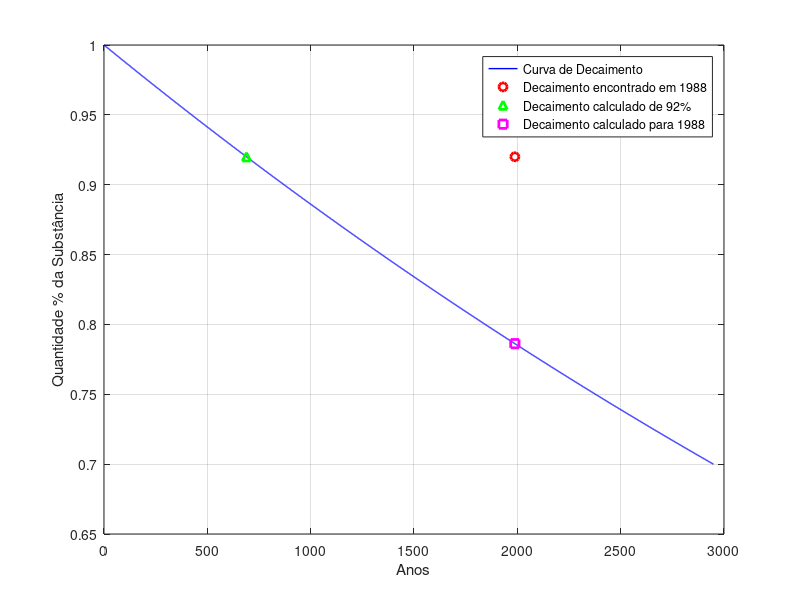

MATLAB code to generate this figure:
clc;

clear all;

format short;

% Meia vida do elemento em anos

tau = 5730

% Percentual restante do quantidade original no tempo medido

rest = 0.92

% Datação, tempo em anos, calculado pela constante de decaimento

t1 = -tau * log2(rest)

% Datação, tempo em anos, calculado pela meia-vida

t2 = -(tau/log(2))*log(rest)

%Conjunto para o intervalo de 100% até 70% de quantidade de C14

remain=[1:-0.0001:.7];


%Anos

t3 = -(tau/log(2))*log (remain);


%y1 = exp(t3/(-tau/log(2)));


%Cáculo do valor para o ano de 1988
y2 = exp(1988/(-tau/log(2)))

%Curva de decaimento
plot(t3,remain,'-b','linewidth',1)

hold on

%Decaimento encontrado em 1988

plot(1988,0.92,'or','linewidth',2)

%Valor calculado para 92% de decaimento

plot(t2,rest,'^g','linewidth',2)

%Valor calculado para o  decaimento no ano de 1988

plot(1988,y2,'sm','linewidth',2)
grid on

legend('Curva de Decaimento','Decaimento encontrado em 1988','Decaimento calculado de 92%','Decaimento calculado para 1988')


xlabel('Anos')
ylabel('Quantidade % da Substância')


